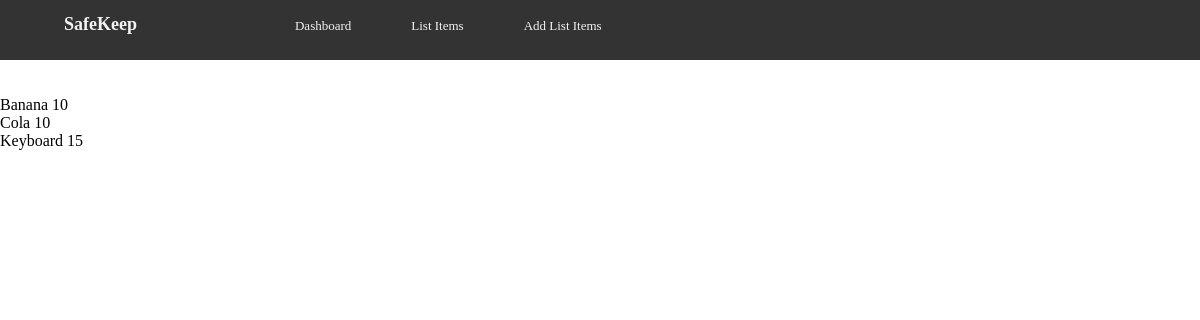
/list_items/, run on an earlier commit of the app's database.
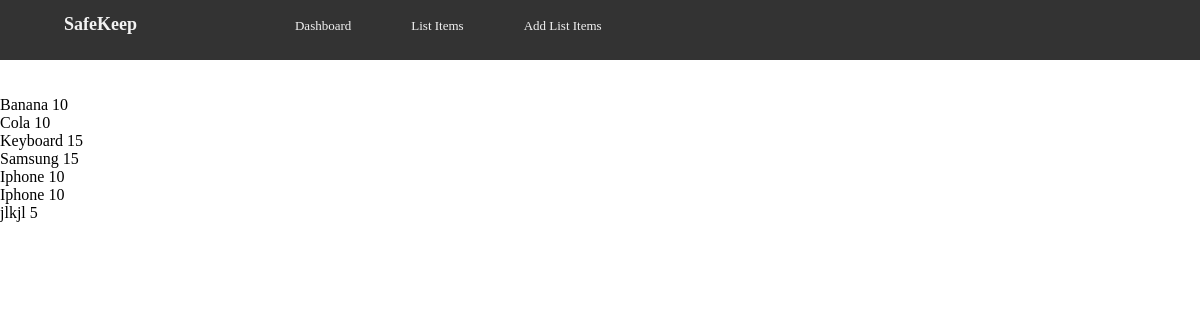
And on a later commit of the database.
### inventorymgmt/models.py (models this page shows, shortened)
class Stock(models.Model):
    catagory = models.CharField(max_length=50, blank=True , null=True)
    item_name = models.CharField(max_length=50, blank=True , null=True)
    quantity = models.IntegerField(default='0', blank=True , null=True)
    receive_quantity= models.IntegerField(default='0', blank=True , null=True)
    receive_by = models.CharField(max_length=50, blank=True , null=True)
    issue_quantity = models.IntegerField(default='0', blank=True , null=True)
    issue_by = models.CharField(max_length=50, blank=True , null=True)
    issue_to = models.CharField(max_length=50, blank=True , null=True)
    phone_number = models.CharField(max_length=50, blank=True , null=True)
    created_by = models.CharField(max_length=50, blank=True , null=True)
    reorder_level = models.IntegerField(default='0', blank=True , null=True)
    last_updated = models.DateTimeField(auto_now_add=False, auto_now=True)
    export_to_csv = models.BooleanField(default=False)

### inventorymgmt/views.py (the view)
# urls.py: path('list_items/',views.list_items,name='list_items'),
def list_items(request):
    title = "list of items in stock"
    queryset= models.Stock.objects.all()
    context = {
        "title": title,
        "queryset":queryset,
    }
    return render(request, "list_items.html", context)

### inventorymgmt/templates/list_items.html (shortened to what this page needs)
{% load static %}
<!DOCTYPE html>
<html lang="en">
<head>
    <link rel="stylesheet" href="{% static 'css/stylesheet.css' %}">
</head>
{% include 'navbar.html' %}
<body style="margin-top: 6rem;">
    {% for item in queryset %}
    {{item.item_name}}         {{item.quantity}} <br>
    {% endfor %}
</body>
</html>

### inventorymgmt/templates/navbar.html (shortened to what this page needs)
    <nav>
        <ul>
            <li class="Brand">SafeKeep</li>
            <li>Dashboard</li>
            <li>List Items</li>
            <li>Add List Items</li>
        </ul>
    </nav>

### inventorymgmt/static/css/stylesheet.css (style rules this page uses)
body { margin-top: 500px; font-family: verdana; }

### inventorymgmt/templates/navbar.html (style rules this page uses)
.Brand { font-family:cursive; font-size: large; font-weight: bold; padding-top: 14px; padding-left: 4rem; padding-right: 8rem; }
nav { background-color:#333; height: 60px ;position: fixed;width:100%;top: 0; }
body { margin:0 ; padding:0; box-sizing: border-box; }
ul { color: white; list-style: none; display: inline; margin: auto; padding-top: 25px; }
ul li { float: left;display: block;color: #f2f2f2;text-align: center;padding: 18px 30px;text-decoration: none; font-size: small; }

What changed in the data, as far as the page shows it:
added Stock: item_name "Samsung", quantity "15"
added Stock: item_name "Iphone", quantity "10"
added Stock: item_name "Iphone", quantity "10"
added Stock: item_name "jlkjl", quantity "5"
